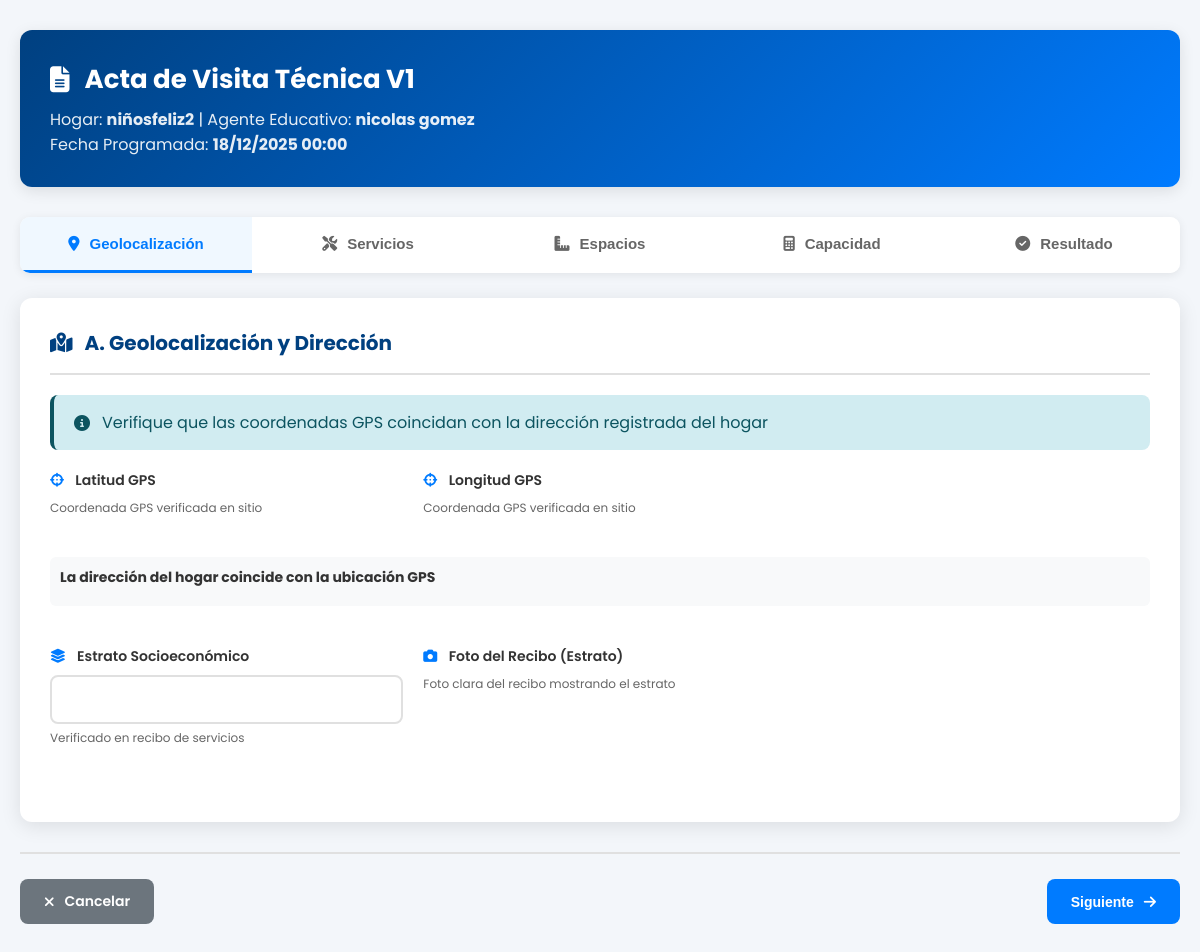
Screenshot of /visitas/crear-acta/1/ (signed in) with the database file from the repository.
### core/models.py (models this page shows, shortened)
class VisitaTecnica(models.Model):
    hogar = models.ForeignKey(
        HogarComunitario,
        on_delete=models.CASCADE,
        related_name='visitas_tecnicas'
    )
    fecha_programada = models.DateTimeField()
    visitador = models.ForeignKey(
        Usuario,
        on_delete=models.SET_NULL,
        null=True,
        blank=True,
        related_name='visitas_realizadas',
        limit_choices_to={'rol__nombre_rol': 'administrador'}
    )
    ESTADO_CHOICES = [
        ('agendada', 'Agendada'),
        ('en_proceso', 'En Proceso'),
        ('completada', 'Completada'),
        ('cancelada', 'Cancelada'),
        ('reprogramada', 'Reprogramada'),
    ]
    estado = models.CharField(max_length=20, choices=ESTADO_CHOICES, default='agendada')
    TIPO_CHOICES = [
        ('V1', 'Primera Visita - Habilitación'),
        ('V2', 'Visita de Seguimiento'),
        ('V3', 'Visita Extraordinaria'),
    ]
    tipo_visita = models.CharField(max_length=3, choices=TIPO_CHOICES, default='V1')
    observaciones_agenda = models.TextField(null=True, blank=True, help_text="Observaciones al agendar la visita")
    fecha_realizacion = models.DateTimeField(null=True, blank=True)
    correo_enviado = models.BooleanField(default=False)
    fecha_envio_correo = models.DateTimeField(null=True, blank=True)
    creado_por = models.ForeignKey(
        Usuario,
        on_delete=models.SET_NULL,
        null=True,
        related_name='visitas_creadas'
    )
    fecha_creacion = models.DateTimeField(auto_now_add=True)
    fecha_actualizacion = models.DateTimeField(auto_now=True)
    class Meta:
        db_table = 'visitas_tecnicas'
        verbose_name = 'Visita Técnica'
        verbose_name_plural = 'Visitas Técnicas'
        ordering = ['-fecha_programada']

class HogarComunitario(models.Model):
    regional = models.ForeignKey(Regional, on_delete=models.PROTECT, related_name='hogares')
    ciudad = models.ForeignKey(Ciudad, on_delete=models.PROTECT, related_name='hogares')
    nombre_hogar = models.CharField(max_length=100)
    direccion = models.CharField(max_length=200)
    localidad = models.CharField(max_length=100, blank=True, default='')  # Mantener para hogares antiguos, se asigna en la vista
    localidad_bogota = models.ForeignKey('LocalidadBogota', on_delete=models.SET_NULL, null=True, blank=True, related_name='hogares')
    barrio = models.CharField(max_length=100, null=True, blank=True)
    estrato = models.IntegerField(null=True, blank=True)
    fecha_primera_visita = models.DateField(null=True, blank=True, help_text="Fecha programada para la primera visita técnica")
    ultima_visita = models.DateField(null=True, blank=True, help_text="Fecha de la última visita técnica realizada")
    proxima_visita = models.DateField(null=True, blank=True, help_text="Fecha programada para la próxima visita técnica (calculada automáticamente)")
    observaciones_visita = models.TextField(blank=True, help_text="Observaciones de la última visita técnica realizada")
    estado_aptitud = models.CharField(
        max_length=20,
        choices=[
            ('no_apto', 'No Apto'),
            ('apto', 'Apto'),
        ],
        default='no_apto',
        help_text="Estado de aptitud del hogar. Se actualiza a 'Apto' después de la primera visita aprobada"
    )
    area_social_m2 = models.DecimalField(max_digits=6, decimal_places=2, null=True, blank=True,
                                         help_text="Metros cuadrados del área social disponible para los niños")
    capacidad_calculada = models.IntegerField(null=True, blank=True,
                                              help_text="Capacidad calculada según área social (m²/2)")
    formulario_completo = models.BooleanField(default=False,
                                              help_text="Indica si se completó el formulario 2 de visita técnica")
    num_habitaciones = models.IntegerField(null=True, blank=True)
    num_banos = models.IntegerField(null=True, blank=True)
    material_construccion = models.TextField(null=True, blank=True)
    riesgos_cercanos = models.TextField(null=True, blank=True)
    fotos_interior = models.FileField(upload_to='hogares/fotos_interior/', null=True, blank=True)
    fotos_exterior = models.FileField(upload_to='hogares/fotos_exterior/', null=True, blank=True)
    geolocalizacion_lat = models.DecimalField(max_digits=10, decimal_places=7, null=True, blank=True)
    geolocalizacion_lon = models.DecimalField(max_digits=10, decimal_places=7, null=True, blank=True)
    tipo_tenencia = models.CharField(max_length=50, choices=[
        ('Propia', 'Propia'),
        ('Arrendada', 'Arrendada'),
        ('Comodato', 'Comodato')
    ], null=True, blank=True)
    documento_tenencia_pdf = models.FileField(upload_to='hogares/documentos_tenencia/', null=True, blank=True)
    capacidad = models.IntegerField(null=True, blank=True, help_text="Capacidad aprobada del hogar (entre 12 y 15 niños según normativa ICBF)")
    capacidad_maxima = models.IntegerField(default=15, help_text="Capacidad máxima permitida (15 niños según normativa)")
    estado = models.CharField(
        max_length=30,
        choices=[
            ('pendiente_revision', 'Pendiente de Revisión'),
            ('en_revision', 'En Revisión'),
            ('aprobado', 'Aprobado'),
            ('rechazado', 'Rechazado'),
            ('en_mantenimiento', 'En Mantenimiento'),
            ('pendiente_visita', 'Pendiente de Visita'),
            ('visita_agendada', 'Visita Agendada'),
            ('en_evaluacion', 'En Evaluación'),
            ('activo', 'Activo'),
            ('inactivo', 'Inactivo'),
        ],
        default='pendiente_revision'
    )
    madre = models.ForeignKey(MadreComunitaria, on_delete=models.PROTECT, related_name='hogares_asignados')
    fecha_registro = models.DateTimeField(auto_now_add=True)
    fecha_habilitacion = models.DateTimeField(null=True, blank=True)  # Cuando pasa a activo/aprobado
    class Meta:
        db_table = 'hogares_comunitarios'

class MadreComunitaria(models.Model):
    usuario = models.OneToOneField(Usuario, on_delete=models.CASCADE, related_name='madre_profile')
    NIVEL_ESCOLARIDAD_CHOICES = [
        ('Primaria', 'Primaria'),
        ('Bachiller', 'Bachiller'),
        ('Técnico', 'Técnico'),
        ('Tecnólogo', 'Tecnólogo'),
        ('Profesional', 'Profesional')
    ]
    nivel_escolaridad = models.CharField(max_length=100, choices=NIVEL_ESCOLARIDAD_CHOICES)
    titulo_obtenido = models.CharField(max_length=150, null=True, blank=True)
    institucion = models.CharField(max_length=150, null=True, blank=True)
    experiencia_previa = models.TextField(null=True, blank=True)
    certificado_laboral = models.FileField(upload_to='madres_documentos/certificados_laborales/', null=True, blank=True)
    no_retirado_icbf = models.BooleanField(default=False)
    carta_disponibilidad = models.FileField(upload_to='madres_documentos/disponibilidad/', null=True, blank=True)
    firma_digital = models.FileField(upload_to='madres_documentos/firmas/', null=True, blank=True)
    foto_madre = models.ImageField(upload_to='madres_documentos/fotos/', null=True, blank=True)
    documento_identidad_pdf = models.FileField(upload_to='madres_documentos/cedulas/', null=True, blank=True)
    certificado_escolaridad_pdf = models.FileField(upload_to='madres_documentos/educacion/', null=True, blank=True)
    certificado_antecedentes_pdf = models.FileField(upload_to='madres_documentos/antecedentes/', null=True, blank=True)
    certificado_medico_pdf = models.FileField(upload_to='madres_documentos/medico/', null=True, blank=True)
    certificado_residencia_pdf = models.FileField(upload_to='madres_documentos/residencia/', null=True, blank=True)
    cartas_recomendacion_pdf = models.FileField(upload_to='madres_documentos/recomendaciones/', null=True, blank=True)
    fecha_registro = models.DateTimeField(auto_now_add=True)
    class Meta:
        db_table = 'madres_comunitarias'

class Usuario(AbstractUser):
    TIPO_DOCUMENTO_CHOICES = [
        ('CC', 'Cédula de ciudadanía'),
        ('TI', 'Tarjeta de identidad'),
        ('CE', 'Cédula de extranjería'),
        ('PA', 'Pasaporte'),
    ]
    SEXO_CHOICES = [
        ('M', 'Masculino'),
        ('F', 'Femenino'),
        ('O', 'Otro'),
    ]
    username = None
    tipo_documento = models.CharField(max_length=5, choices=TIPO_DOCUMENTO_CHOICES, default='CC')
    documento = models.BigIntegerField(unique=True)
    nombres = models.CharField(max_length=50)
    apellidos = models.CharField(max_length=50)
    correo = models.EmailField(max_length=100, unique=True)
    sexo = models.CharField(max_length=1, choices=SEXO_CHOICES, default='F')
    departamento_residencia = models.ForeignKey(Departamento, on_delete=models.SET_NULL, null=True, blank=True, related_name='residentes')
    ciudad_residencia = models.ForeignKey(Municipio, on_delete=models.SET_NULL, null=True, blank=True, related_name='residentes')
    localidad_bogota = models.ForeignKey(LocalidadBogota, on_delete=models.SET_NULL, null=True, blank=True, related_name='residentes',
                                         help_text='Solo aplica si vive en Bogotá D.C.')
    direccion = models.CharField(max_length=100, null=True, blank=True)
    barrio = models.CharField(max_length=100, null=True, blank=True)
    telefono = models.CharField(max_length=20, null=True, blank=True)
    nivel_educativo = models.CharField(max_length=50, null=True, blank=True)
    rol = models.ForeignKey(Rol, on_delete=models.PROTECT, null=True)
    foto_admin = models.ImageField(upload_to=admin_upload_path, null=True, blank=True)
    fecha_creacion = models.DateTimeField(auto_now_add=True)
    fecha_actualizacion = models.DateTimeField(auto_now=True)
    EMAIL_FIELD = 'correo'
    USERNAME_FIELD = 'documento'
    REQUIRED_FIELDS = ['nombres', 'apellidos', 'correo', 'tipo_documento']
    objects = CustomUserManager()
    class Meta:
        db_table = 'usuarios'

### core/views.py (the view)
# urls.py: path('visitas/crear-acta/<int:visita_id>/', views.crear_acta_visita, name='crear_acta_visita'),
@login_required
def crear_acta_visita(request, visita_id):
    visita = get_object_or_404(VisitaTecnica, id=visita_id)
    try:
        acta = visita.acta
        editing = True
    except ActaVisitaTecnica.DoesNotExist:
        acta = None
        editing = False
    if request.method == 'POST':
        if acta:
            form = ActaVisitaTecnicaForm(request.POST, request.FILES, instance=acta)
        else:
            form = ActaVisitaTecnicaForm(request.POST, request.FILES)
        if form.is_valid():
            acta_obj = form.save(commit=False)
            acta_obj.visita = visita
            acta_obj.completado_por = request.user
            acta_obj.save()
            visita.estado = 'completada'
            visita.fecha_realizacion = timezone.now()
            visita.save()
            hogar = visita.hogar
            if acta_obj.resultado_visita == 'aprobado':
                hogar.estado = 'activo'
                hogar.fecha_habilitacion = timezone.now()
                hogar.capacidad_maxima = acta_obj.capacidad_recomendada
                hogar.geolocalizacion_lat = acta_obj.geolocalizacion_lat_verificada
                hogar.geolocalizacion_lon = acta_obj.geolocalizacion_lon_verificada
                hogar.save()
                enviar_correo_hogar_aprobado(hogar, acta_obj)
            elif acta_obj.resultado_visita == 'aprobado_condiciones':
                hogar.estado = 'activo'
                hogar.fecha_habilitacion = timezone.now()
                hogar.capacidad_maxima = acta_obj.capacidad_recomendada
                hogar.geolocalizacion_lat = acta_obj.geolocalizacion_lat_verificada
                hogar.geolocalizacion_lon = acta_obj.geolocalizacion_lon_verificada
                hogar.save()
                enviar_correo_hogar_aprobado_condiciones(hogar, acta_obj)
            elif acta_obj.resultado_visita == 'rechazado':
                hogar.estado = 'rechazado'
                hogar.save()
                enviar_correo_hogar_rechazado(hogar, acta_obj)
            elif acta_obj.resultado_visita == 'requiere_segunda_visita':
                hogar.estado = 'en_evaluacion'
                hogar.save()
            messages.success(request, f'Acta de visita guardada exitosamente. Estado del hogar: {hogar.get_estado_display()}')
            return redirect('ver_acta_visita', acta_id=acta_obj.id)
    else:
        if acta:
            form = ActaVisitaTecnicaForm(instance=acta)
        else:
            form = ActaVisitaTecnicaForm()
    current_step = request.GET.get('step', '1')
    context = {
        'form': form,
        'visita': visita,
        'hogar': visita.hogar,
        'current_step': current_step,
        'editing': editing,
    }
    return render(request, 'admin/visitas/crear_acta.html', context)

### templates/admin/visitas/crear_acta.html (shortened to what this page needs)
{% load static %}
<!DOCTYPE html>
<html lang="es">
<head>
  <link rel="stylesheet" href="https://cdnjs.cloudflare.com/ajax/libs/font-awesome/6.5.0/css/all.min.css">
</head>
<body>
  <div class="container">
    <div class="header">
      <h1><i class="fas fa-file-alt"></i> Acta de Visita Técnica V1</h1>
      <p>Hogar: <strong>{{ visita.hogar.nombre_hogar }}</strong> | Agente Educativo: <strong>{{ visita.hogar.madre.usuario.nombres }} {{ visita.hogar.madre.usuario.apellidos }}</strong></p>
      <p>Fecha Programada: <strong>{{ visita.fecha_programada|date:"d/m/Y H:i" }}</strong></p>
    </div>
    <div class="tabs">
      <button class="tab active" data-section="seccion-a">
        <i class="fas fa-map-marker-alt"></i> Geolocalización
      </button>
      <button class="tab" data-section="seccion-b">
        <i class="fas fa-tools"></i> Servicios
      </button>
      <button class="tab" data-section="seccion-c">
        <i class="fas fa-ruler-combined"></i> Espacios
      </button>
      <button class="tab" data-section="seccion-d">
        <i class="fas fa-calculator"></i> Capacidad
      </button>
      <button class="tab" data-section="seccion-e">
        <i class="fas fa-check-circle"></i> Resultado
      </button>
    </div>
    <form method="post" enctype="multipart/form-data" id="actaForm">
      <div class="section active" id="seccion-a">
        <h2 class="section-title"><i class="fas fa-map-marked-alt"></i> A. Geolocalización y Dirección</h2>
        <div class="alert info">
          <i class="fas fa-info-circle"></i>
          <div>Verifique que las coordenadas GPS coincidan con la dirección registrada del hogar</div>
        </div>
        <div class="form-grid">
          <div class="form-group">
            <label for="{{ form.latitud_verificada.id_for_label }}">
              <i class="fas fa-crosshairs"></i> Latitud GPS
            </label>
            <small>Coordenada GPS verificada en sitio</small>
          </div>
          <div class="form-group">
            <label for="{{ form.longitud_verificada.id_for_label }}">
              <i class="fas fa-crosshairs"></i> Longitud GPS
            </label>
            <small>Coordenada GPS verificada en sitio</small>
          </div>
          <div class="form-group full-width">
            <div class="checkbox-group">
              <label for="{{ form.direccion_validada.id_for_label }}">
                <strong>La dirección del hogar coincide con la ubicación GPS</strong>
              </label>
            </div>
          </div>
          <div class="form-group">
            <label for="{{ form.estrato_verificado.id_for_label }}">
              <i class="fas fa-layer-group"></i> Estrato Socioeconómico
            </label>
            {{ form.estrato_verificado }}
            <small>Verificado en recibo de servicios</small>
          </div>
          <div class="form-group">
            <label for="{{ form.foto_estrato.id_for_label }}">
              <i class="fas fa-camera"></i> Foto del Recibo (Estrato)
            </label>
            <small>Foto clara del recibo mostrando el estrato</small>
          </div>
        </div>
      </div>
      <div class="form-actions">
        <a href="{% url 'listar_hogares_pendientes_visita' %}" class="btn btn-secondary">
          <i class="fas fa-times"></i> Cancelar
        </a>
        <button type="button" class="btn btn-primary" id="btnSiguiente">
          Siguiente <i class="fas fa-arrow-right"></i>
        </button>
      </div>
    </form>
  </div>
</body>
</html>

### rows the page displays
VisitaTecnica: hogar.nombre_hogar "niñosfeliz2", hogar.madre.usuario.nombres "nicolas", hogar.madre.usuario.apellidos "gomez", fecha_programada "18/12/2025 00:00"
